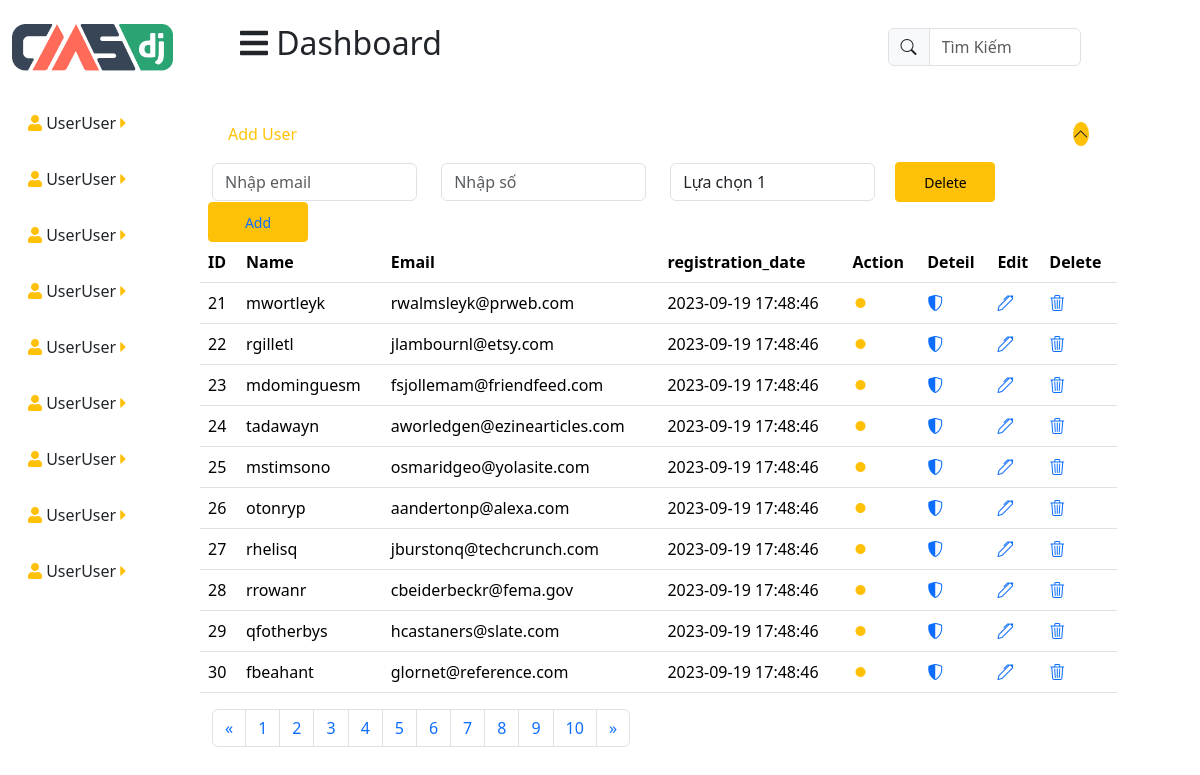
Page /PHPandCRUD/index.php?page=3 on the committed database.
### tables this page shows
CREATE TABLE users (
    id INT AUTO_INCREMENT PRIMARY KEY,
    username VARCHAR(50) NOT NULL,
    email VARCHAR(100) NOT NULL,
    password_hash VARCHAR(255) NOT NULL,
    registration_date DATETIME DEFAULT CURRENT_TIMESTAMP
);

### PHPandCRUD/index.php (the view, shortened to what this page needs)
<!DOCTYPE html>
<html lang="en">
<head>
    <link href="https://cdn.jsdelivr.net/npm/bootstrap@5.3.1/dist/css/bootstrap.min.css" rel="stylesheet">
    <link rel="stylesheet" href="https://cdnjs.cloudflare.com/ajax/libs/font-awesome/5.15.4/css/all.min.css">
    <link rel="stylesheet" href="https://cdn.jsdelivr.net/npm/bootstrap-icons@1.11.0/font/bootstrap-icons.css">
</head>
<body>
    <div class="container-fluid">
        <div class="row">
            <div class="col-md-2">
                <img style="height: 95px;" class="pl-0 pt-4 pr-4 pb-4" src="../img/pic1.png" alt="">
                <ul class="nav flex-column">
                    <?php
                        for($i = 1;$i<10;$i++)
                        {
                            ?>
                            <li class="nav-item p-3">
                                <i class="fa fa-user  d-inline text-warning"></i>
                                <a class="nav-link text-dark p-0  d-inline" href="#">UserUser</a>
                                <i class="fas fa-caret-right d-inline text-warning"></i>
                            </li>
                            <?php
                        }
                    ?>
                </ul>
            </div>
            <div class="col-md-10">
                <div class="row">
                    <div class="col-md-11">
                        <div class="row justify-content-between p-4">
                            <div class="Dashboard d-inline col-md-4">
                                <i class="fas fa-bars d-inline fa-2x px-1"></i>
                                <h2 class="d-inline" >Dashboard</h2>
                            </div>
                            <div class="searchh d-inline col-md-3">
                            <div class="input-group mb-3 mt-1">
                                <span class="input-group-text" id="basic-addon1"> <i class="bi bi-search"></i> </span>
                                <input type="text" class="form-control" placeholder="Tìm Kiếm" aria-label="Username" aria-describedby="basic-addon1">
                                </div>
                            </div>
                        </div>
                        <div class="filter">
                            <div class="row justify-content-between p-3">
                                <div class="d-inline col-md-2">
                                    <p class="d-inline text-warning" >Add User</p>
                                </div>
                                <div class="d-inline col-md-2">
                                <i style="float: right;" class="bi bi-chevron-up bg-warning rounded-circle mr-2"></i>
                                </div>
                            </div>
                        </div>
                            <div class="row align-items-center">
                                <div class="form-group col-md-3">
                                    <input type="email" class="form-control" id="email" placeholder="Nhập email">
                                </div>
                                <div class="form-group col-md-3">
                                    <input type="number" class="form-control" id="number" placeholder="Nhập số">
                                </div>
                                <div class="form-group col-md-3">
                                    <select class="form-control" id="select">
                                        <?php
                                            for($i=1;$i<10;$i++)
                                            {
                                                echo "<option value='option1'>Lựa chọn " .$i. "</option>";
                                            }
                                        ?>
                                    </select>
                                </div>
                                <button style="height: 40px; width: 100px;" type="button" class="btn btn-warning col-md-2 btn-sm mx-2 px-3">Delete</button>
                                <button style="height: 40px; width: 100px;" type="button" class="btn btn-warning col-md-2 btn-sm mx-2 px-3"> <a href="add_user.php" class="text-decoration-none">Add</a> </button>
                                <table class="table">
                                    <thead>
                                        <tr>
                                            <th scope="col">ID</th>
                                            <th scope="col">Name</th>
                                            <th scope="col">Email</th>
                                            <th scope="col">registration_date</th>
                                            <th scope="col">Action</th>
                                            <th scope="col">Deteil</th>
                                            <th scope="col">Edit</th>
                                            <th scope="col">Delete</th>
                                        </tr>
                                    </thead>
                                    <tbody>
                                        <?php
                                        $servername = "localhost";
                                        $database = "cse";
                                        $username = "root";
                                        $password = "123456";
                                        $conn = mysqli_connect($servername, $username, $password, $database);
                                        $perPage = 10;
                                        $currentPage = isset($_GET['page']) ? $_GET['page'] : 1;
                                        $offset = ($currentPage - 1) * $perPage;
                                        $sql = "SELECT * FROM users LIMIT $perPage OFFSET $offset";
                                        $result = mysqli_query($conn, $sql);
                                        while ($row = mysqli_fetch_assoc($result)) {
                                            echo "<tr>";
                                            echo "<td>" . $row['id'] . "</td>";
                                            echo "<td>" . $row['username'] . "</td>";
                                            echo "<td>" . $row['email'] . "</td>";
                                            echo "<td>" . $row['registration_date'] . "</td>";
                                            echo "<td><i class='bi bi-record-fill text-warning'></i></td>";
                                            echo "<td><a href='#'><i class='bi bi-shield-shaded'></i></a></td>";
                                            echo "<td><a href='edit.php?Id={$row['id']}'><i class='bi bi-pen'></i></a></td>";
                                            echo "<td><a href='?ID={$row['id']}'><i class='bi bi-trash3'></i></a></td>";
                                            echo "</tr>";
                                        }
                                        ?>
                                    </tbody>
                                </table>
                                    <nav aria-label="Page navigation">
                                        <ul class="pagination">
                                            <li class="page-item">
                                                <a class="page-link" href="#" aria-label="Previous">
                                                    <span aria-hidden="true">&laquo;</span>
                                                </a>
                                            </li>
                                            <?php
                                            $countSql = "SELECT COUNT(*) AS total FROM users";
                                            $countResult = mysqli_query($conn, $countSql);
                                            $countRow = mysqli_fetch_assoc($countResult);
                                            $totalRecords = $countRow['total'];
                                            $totalPages = ceil($totalRecords / $perPage);
                                            for ($i = 1; $i <= $totalPages; $i++) {
                                                echo "<li class='page-item'><a class='page-link' href='?page=" . $i . "'>" . $i . "</a></li>";
                                            }
                                            ?>
                                            <li class="page-item">
                                                <a class="page-link" href="#" aria-label="Next">
                                                <span aria-hidden="true">&raquo;</span>
                                                </a>
                                            </li>
                                        </ul>
                                    </nav>
                            </div>
                    </div>
                    <div class="col-md-1">
                    </div>
                </div>
            </div>
        </div>
    </div>
</body>
</html>

### rows in the picture
users: id "21", username "mwortleyk", email "rwalmsleyk@prweb.com", registration_date "2023-09-19 17:48:46"
users: id "22", username "rgilletl", email "jlambournl@etsy.com", registration_date "2023-09-19 17:48:46"
users: id "23", username "mdominguesm", email "fsjollemam@friendfeed.com", registration_date "2023-09-19 17:48:46"
users: id "24", username "tadawayn", email "aworledgen@ezinearticles.com", registration_date "2023-09-19 17:48:46"
users: id "25", username "mstimsono", email "osmaridgeo@yolasite.com", registration_date "2023-09-19 17:48:46"
users: id "26", username "otonryp", email "aandertonp@alexa.com", registration_date "2023-09-19 17:48:46"
users: id "27", username "rhelisq", email "jburstonq@techcrunch.com", registration_date "2023-09-19 17:48:46"
users: id "28", username "rrowanr", email "cbeiderbeckr@fema.gov", registration_date "2023-09-19 17:48:46"
users: id "29", username "qfotherbys", email "hcastaners@slate.com", registration_date "2023-09-19 17:48:46"
users: id "30", username "fbeahant", email "glornet@reference.com", registration_date "2023-09-19 17:48:46"
